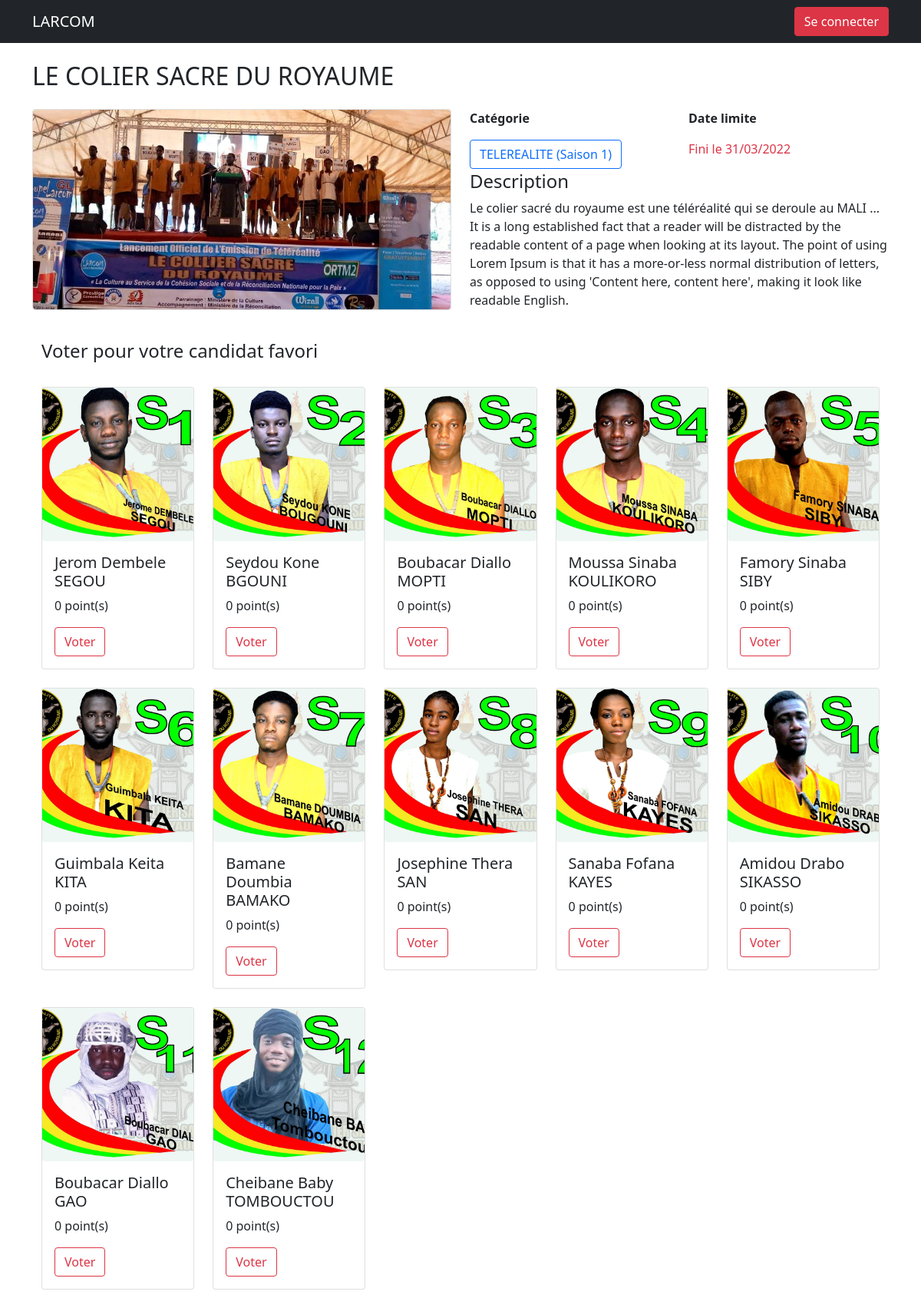
Page /index.php?action=show_event&id=14 on the committed database.
### tables this page shows
CREATE TABLE `events` (
  `id` int(11) NOT NULL,
  `categorie` varchar(255) DEFAULT NULL,
  `titre` varchar(255) NOT NULL,
  `description` text DEFAULT NULL,
  `expire` datetime(6) NOT NULL,
  `image` varchar(255) DEFAULT NULL,
  `video` varchar(255) DEFAULT NULL,
  `user_id` int(11) NOT NULL,
  `created_at` timestamp(6) NULL DEFAULT NULL
);

CREATE TABLE `candidats` (
  `id` int(11) NOT NULL,
  `prenom` varchar(255) DEFAULT NULL,
  `nom` varchar(255) DEFAULT NULL,
  `image` varchar(255) DEFAULT NULL,
  `user_id` int(11) NOT NULL,
  `event_id` int(11) NOT NULL,
  `date_naissance` date DEFAULT NULL,
  `genre` varchar(32) DEFAULT NULL,
  `created_at` timestamp(6) NULL DEFAULT NULL
);

### Database/DatabaseConnector.php (called while the page is built, shortened)
<?php
    class DatabaseConnector {
        protected $dbConnection = null;
        public function __construct() {
            $user = "root";
            $password = '';
            $dbName = 'voting';
            $host = 'localhost';
            try {
                $this->dbConnection = new \PDO("mysql:host=$host;dbname=$dbName",$user,$password);
            } catch (Exception $e) {
                die('Erreur: '.$e->getMessage());
            }
        }
        public function getConnection() {
            return $this->dbConnection;
        }
    }

### Model/Event.php (called while the page is built, shortened)
<?php
    class Event {
        private $db;
        public function __construct() {
            $this->db = (new DatabaseConnector())->getConnection();
        }
        public function getById($id) {
            $req = $this->db->prepare('SELECT * from events WHERE id=:id LIMIT 1');
            $req->bindParam(':id', $id);
            $req->execute();
            return $req->fetch();
        }
    }

### Model/Candidat.php (called while the page is built, shortened)
<?php
    class Candidat {
        private $db;
        public function __construct() {
            $this->db = (new DatabaseConnector())->getConnection();
        }
        public function getBy($key, $value) {
            $req = $this->db->query("SELECT * from candidats WHERE $key=$value");
            return $req->fetchAll();
        }
    }

### helpers/helper.php (called while the page is built, shortened)
<?php
    function point_count($event_id, $candidat_id) {
        $vote = new Vote;
        return $vote->getCandidatPointCount($event_id, $candidat_id);
    }

### Model/Vote.php (called while the page is built, shortened)
<?php
    class Vote {
        private $db;
        public function __construct() {
            $this->db = (new DatabaseConnector())->getConnection();
        }
        public function getCandidatPointCount($event_id, $candidat_id) {
            $req = $this->db->query('SELECT SUM(point) AS point_count from votes WHERE candidat_id = '.$candidat_id.' && event_id = '.$event_id);
            $data = $req->fetch();
            return $data['point_count'];
        }
    }

### View/event/show.php (the view, shortened to what this page needs)
<?php
  require('helpers/helper.php')
?>
<!DOCTYPE html>
<html lang="en">
  <head>
    <link rel="stylesheet" href="public/css/global.css" />
    <link rel="stylesheet" href="public/css/modal.css" />
    <link
      href="https://cdn.jsdelivr.net/npm/bootstrap@5.0.2/dist/css/bootstrap.min.css"
      rel="stylesheet"
    />
  </head>
  <body>
    <?php include('View/layout/navigation.php') ?>
    <div class="container content mt-4">
      <h2><?= $event['titre'] ?></h2>
      <div class="row mt-4">
        <div class="col-6">
          <div class="card">
            <?php if($event['video'] != NULL) { ?>
            <iframe height="260" src="<?= $event['video'] ?>"
              title="YouTube video player" frameborder="0"
              allow="accelerometer; autoplay; clipboard-write; encrypted-media; gyroscope; picture-in-picture"
              allowfullscreen></iframe>
            <?php } else if($event['image'] != NULL) { ?>
              <img src="<?= $event['image'] ?>" class="card-img-top rounded" alt="" id="show-event-img"/>
            <?php } else { ?>
              <img src="public/image/south-african-tourism.jpg" class="card-img-top rounded" alt="" id="show-event-img"/>
            <?php } ?>
          </div>
        </div>
        <div class="col-6">
          <div class="row">
            <div class="col-6">
              <p><b>Catégorie</b></p>
              <button class="btn btn-outline-primary"><?= $event['categorie'] ?></button>
            </div>
            <div class="col-6">
              <p><b>Date limite</b></p>
              <p class="text-danger">Fini le <?= $date ?></p>
            </div>
            <div class="col-12 description">
              <h4>Description</h4>
              <p>
                <?= $event['description'] ?>
              </p>
            </div>
          </div>
        </div>
      </div>
      <div class="container mt-4">
        <h4>Voter pour votre candidat favori</h4>
        <div class="row row-cols-1 row-cols-md-5 g-4 mt-2 mb-4">
          <?php
            foreach ($candidats as $candidat) {
              $points = point_count($event['id'], $candidat['id']);
          ?>
            <div class="col">
              <div class="card">
                <?php if($candidat['image'] == NULL) { ?>
                  <img src="public/image/avatar.jpg" class="card-img-top" alt="" id="show-candidat-img"/>
                <?php } else { ?>
                  <img src="<?= $candidat['image'] ?>" class="card-img-top rounded" alt="" id="show-candidat-img"/>
                <?php } ?>
                <div class="card-body">
                  <h5 class="card-title"><?= $candidat['prenom']." ".$candidat['nom'] ?></h5>
                  <p class="small-text"><?= ($points > 0) ? $points : "0" ?> point(s)</p>
                  <a
                    id="<?= $candidat['id'] ?>"
                    class="btn btn-outline-danger btn-vote"
                    data-micromodal-trigger="modal-2"
                    href="javascript:void(0);"
                    >Voter</a
                  >
                </div>
              </div>
            </div>
          <?php } ?>
        </div>
      </div>
    </div>
    <?php include('View/layout/vote.php') ?>
  </body>
</html>

### index.php (shortened to what this page needs)
<?php
    $event = new EventController;
    if(isset($_GET['action'])) {
        $action = $_GET['action'];
    } else {
        $action = 'accueil';
    }
    switch ($action) {
        case  'show_event':
            $event->show($_GET['id']);
            break;
    }

### Controller/EventController.php (shortened to what this page needs)
<?php
    class EventController {
        private $event;
        private $candidat;
        public function __construct() {
            $this->event = new Event;
            $this->candidat = new Candidat;
        }
        public function show($id) {
            $event = $this->event->getById($id);
            $date = date_create($event['expire']);
            $date = date_format($date, 'd/m/Y');
            if(!empty($event)) {
                $candidats = $this->candidat->getBy('event_id', $event['id']);
                require('View/event/show.php');
            } else {
                header('location:index.php?action=accueil&msg=event_not_fetched');
            }
        }
    }

### View/layout/navigation.php
<nav class="navbar navbar-dark bg-dark">
<div class="container">
  <a class="navbar-brand" href="index.php">LARCOM</a>
  <div class="d-flex">
    <?php
      if(isset($_SESSION['user'])) {
    ?>
      <a
      class="nav-link text-white"
      href="index.php?action=index_event">Tableau de bord</a>
      <a
        class="nav-link text-white"
        href="index.php?action=get_wizall_token_page">Get Wizall Token</a>
      <a
        class="nav-link text-white"
        href="index.php?action=transactions">Transaction</a>
      <a
        class="btn btn-danger"
        href="index.php?action=logout">Deconnexion</a>
    <?php
        } else {
    ?>
        <a
          class="btn btn-danger"
          data-micromodal-trigger="modal-1"
          href="javascript:void(0);">Se connecter</a>
    <?php } ?>
  </div>
</div>
</nav>

### public/css/global.css (style rules this page uses)
#show-candidat-img { height: 200px; object-fit: cover; }
#show-event-img { height: 260px; object-fit: cover; }

### rows in the picture
events: titre "LE COLIER SACRE DU ROYAUME", image (picture), categorie "TELEREALITE (Saison 1)", expire "31/03/2022", description "Le colier sacré du royaume est une téléréalité qui se deroule au MALI ... It is a long established fact that a reader will be distracted by the readable content of a page when looking at its layout. The point of using Lorem Ipsum is that it has a more-or-less normal distribution of letters, as opposed to using 'Content here, content here', making it look like readable English."
candidats: image (picture), prenom "Jerom", nom "Dembele SEGOU"
candidats: image (picture), prenom "Seydou", nom "Kone BGOUNI"
candidats: image (picture), prenom "Boubacar", nom "Diallo MOPTI"
candidats: image (picture), prenom "Moussa", nom "Sinaba KOULIKORO"
candidats: image (picture), prenom "Famory", nom "Sinaba SIBY"
candidats: image (picture), prenom "Guimbala", nom "Keita KITA"
candidats: image (picture), prenom "Bamane", nom "Doumbia BAMAKO"
candidats: image (picture), prenom "Josephine", nom "Thera SAN"
candidats: image (picture), prenom "Sanaba", nom "Fofana KAYES"
candidats: image (picture), prenom "Amidou", nom "Drabo SIKASSO"
candidats: image (picture), prenom "Boubacar", nom "Diallo GAO"
candidats: image (picture), prenom "Cheibane", nom "Baby TOMBOUCTOU"
